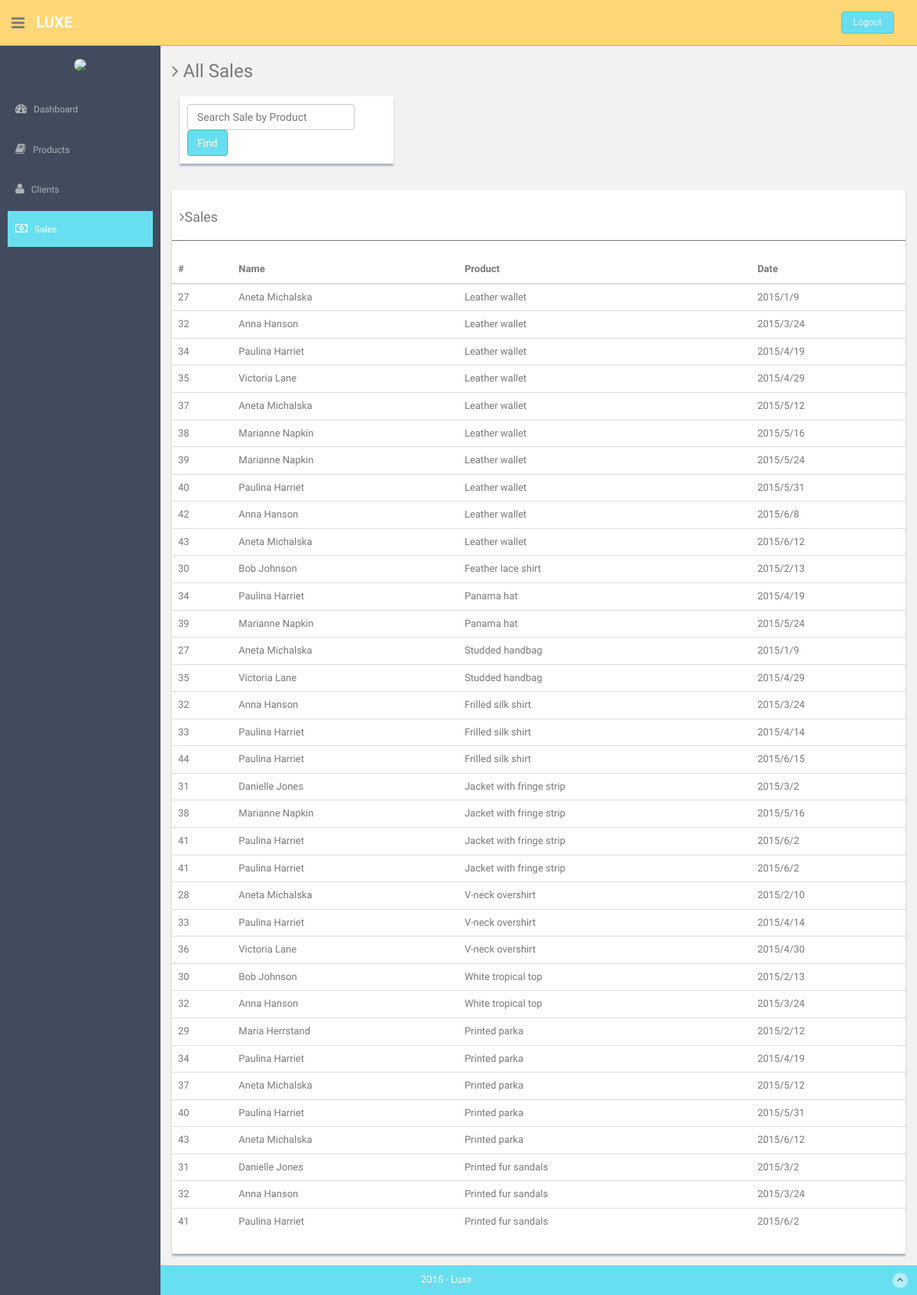
Page /sales.php (signed in) on the committed database.
### tables this page shows
CREATE TABLE `Clients` (
  `ClientId` int(4) NOT NULL AUTO_INCREMENT,
  `ClientName` varchar(20) NOT NULL,
  `ClientSurname` varchar(20) NOT NULL,
  `ClientMail` varchar(30) NOT NULL,
  `ClientPhone` varchar(11) NOT NULL DEFAULT '',
  `ClientAddress` varchar(30) NOT NULL,
  `ClientBuyRate` double(7,2) NOT NULL,
  `ClientActive` enum('YES','NO') NOT NULL DEFAULT 'YES',
  PRIMARY KEY (`ClientId`),
  KEY `ClientId` (`ClientId`)
);

CREATE TABLE `Sales` (
  `SalesId` int(11) NOT NULL AUTO_INCREMENT,
  `IdClient` int(11) NOT NULL,
  `EmployeeID` int(11) NOT NULL,
  `SaleDate` timestamp NULL DEFAULT CURRENT_TIMESTAMP,
  PRIMARY KEY (`SalesId`),
  KEY `SalesId` (`SalesId`),
  KEY `IdClient` (`IdClient`),
  KEY `EmployeeID` (`EmployeeID`),
  CONSTRAINT `Sales_ibfk_1` FOREIGN KEY (`IdClient`) REFERENCES `Clients` (`ClientId`) ON DELETE CASCADE ON UPDATE CASCADE,
  CONSTRAINT `Sales_ibfk_2` FOREIGN KEY (`EmployeeID`) REFERENCES `Employees` (`EmplID`) ON DELETE CASCADE ON UPDATE CASCADE
);

CREATE TABLE `Products` (
  `ProdId` int(4) NOT NULL AUTO_INCREMENT,
  `ProdName` varchar(100) NOT NULL,
  `ProdPrice` decimal(6,2) NOT NULL,
  `ProdUnits` int(2) NOT NULL,
  `ProdActive` enum('YES','NO') NOT NULL DEFAULT 'YES',
  PRIMARY KEY (`ProdId`),
  KEY `ProdId` (`ProdId`),
  KEY `ProdId_2` (`ProdId`)
);

### functions.php (called while the page is built, shortened)
<?php
	function viewSales(){
      $db = Database::connect();
      $db->setAttribute(PDO::ATTR_ERRMODE, PDO::ERRMODE_EXCEPTION);
      $stmt = $db->query('SELECT Sales.SalesId, Clients.ClientName, Clients.ClientSurname, Products.ProdName, YEAR(Sales.SaleDate) as year, MONTH(Sales.SaleDate) as month, DAY(Sales.SaleDate) as day
		FROM Clients, Sales, ProductsBySales, Products
		WHERE Sales.IdClient = Clients.ClientId
		AND Sales.SalesId = ProductsBySales.IdSale
		AND ProductsBySales.IdProduct = Products.ProdId');
      return $stmt;
	}
?>

### sales.php (the view, shortened to what this page needs)
<?php require_once 'functions.php';?>
<!DOCTYPE html>
<html lang="en">
  <head>
    <link href="assets/css/bootstrap.css" rel="stylesheet">
    <link href="assets/font-awesome/css/font-awesome.css" rel="stylesheet" />
    <link href="assets/css/style.css" rel="stylesheet">
    <link href="assets/css/style-responsive.css" rel="stylesheet">
  </head>
  <body>
  <section id="container" >
      <header class="header black-bg">
              <div class="sidebar-toggle-box">
                  <div class="fa fa-bars tooltips" data-placement="right" data-original-title="Toggle Navigation"></div>
              </div>
            <a href="index.php" class="logo"><b>Luxe</b></a>
            <div class="top-menu">
            	<ul class="nav pull-right top-menu">
                    <li><a class="logout" href="login.php">Logout</a></li>
            	</ul>
            </div>
        </header>
      <aside>
          <div id="sidebar"  class="nav-collapse ">
              <ul class="sidebar-menu" id="nav-accordion">
              	  <p class="centered"><img src="assets/img/ui-juan.jpg" class="img-circle" width="60"></p>
                  <li class="mt">
                      <a href="index.php">
                          <i class="fa fa-dashboard"></i>
                          <span>Dashboard</span>
                      </a>
                  </li>
                  <li class="sub-menu">
                      <a href="javascript:;" >
                          <i class="fa fa-book"></i>
                          <span>Products</span>
                      </a>
                  </li>
                  <li class="sub-menu">
                      <a href="javascript:;" >
                          <i class="fa fa-user"></i>
                          <span>Clients</span>
                      </a>
                  </li>
                  <li class="sub-menu">
                      <a class="active" href="sales.php">
                          <i class="fa fa-money"></i>
                          <span>Sales</span>
                      </a>
                  </li>
              </ul>
          </div>
      </aside>
      <section id="main-content">
          <section class="wrapper site-min-height">
          	<h3><i class="fa fa-angle-right"></i> All Sales</h3>
				<div class="row">
					<div class="col-md-4">
						<div class="form-panel">
							<form class="form-inline">
								<div class="form-group">
									<input type="text" class="form-control" name="saleSomething" id="saleSomething" placeholder="Search Sale by Product">
								</div>
								<span id="saleFinder" class="btn btn-theme">Find</span>
							</form>
						</div>
					</div>
				</div>
          	<div class="row mt">
          		<div class="col-md-12">
	                  	  <div class="content-panel">
	                  	  	  <h4><i class="fa fa-angle-right"></i>Sales</h4>
	                  	  	  <hr>
		                      <table class="table table-hover">
                              <thead>
                                 <tr>
                                    <th>#</th>
                                    <th>Name</th>
                                    <th>Product</th>
                                    <th>Date</th>
                                 </tr>
                              </thead>
                              <tbody>
                                 <?php
                                    $results = viewSales();
                                    if($results -> rowCount()<=0){
                                       echo '<tr><td>No clients available</td></tr>';
                                    }else{
                                       foreach ($results as $row) {
                                          echo '<tr>';
                                          echo '<td>'.$row['SalesId']. '</td>';
                                          echo '<td>'.$row['ClientName'].' '.$row['ClientSurname'].'</td>';
                                          echo '<td>'.$row['ProdName'].'</td>';
                                          echo '<td>'.$row['year'].'/'.$row['month'].'/'.$row['day'].'</td>';
                                          echo '</tr>';
                                       }
                                    }
                                 ?>
                              </tbody>
                            </table>
	                  	  </div>
	            </div>
          	</div>
		</section>
      </section>
      <footer class="site-footer">
          <div class="text-center">
              2015 - Luxe
              <a href="clients.php#" class="go-top">
                  <i class="fa fa-angle-up"></i>
              </a>
          </div>
      </footer>
  </section>
  </body>
</html>

### assets/css/style.css (style rules this page uses)
body { color: #797979; background: #f2f2f2; font-family: 'Ruda', sans-serif; padding: 0px !important; margin: 0px !important; font-size:13px; }
ul li { list-style: none; }
a, a:hover, a:focus { text-decoration: none; outline: none; }
#container { width: 100%; height: 100%; }
.btn-theme { color: #fff; background-color: #68dff0; border-color: #48bcb4; }
hr { margin-top: 20px; margin-bottom: 20px; border: 0; border-top: 1px solid #797979; }
.centered { text-align: center; }
.mt { margin-top: 25px; }
ul.top-menu > li > .logout { color: #f2f2f2; font-size: 12px; border-radius: 4px; -webkit-border-radius: 4px; border: 1px solid #64c3c2 !important; padding: 5px 15px; margin-right: 15px; background: #68dff0; margin-top: 15px; }
#sidebar { width: 210px; height: 100%; position: fixed; background: #424a5d; }
#sidebar ul li { position: relative; }
ul.sidebar-menu , ul.sidebar-menu li ul.sub { margin: -2px 0 0; padding: 0; }
ul.sidebar-menu { margin-top: 75px; }
ul.sidebar-menu li { margin-bottom: 5px; margin-left:10px; margin-right:10px; }
ul.sidebar-menu li.sub-menu { line-height: 15px; }
ul.sidebar-menu li a span { display: inline-block; }
ul.sidebar-menu li a { color: #aeb2b7; text-decoration: none; display: block; padding: 15px 0 15px 10px; font-size: 12px; outline: none; -webkit-transition: all 0.3s ease; -moz-transition: all 0.3s ease; -o-transition: all 0.3s ease; -ms-transition: all 0.3s ease; transition: all 0.3s ease; }
ul.sidebar-menu li a.active, ul.sidebar-menu li a:hover, ul.sidebar-menu li a:focus { background: #68dff0; color: #fff; display: block; -webkit-transition: all 0.3s ease; -moz-transition: all 0.3s ease; -o-transition: all 0.3s ease; -ms-transition: all 0.3s ease; transition: all 0.3s ease; }
ul.sidebar-menu li a i { font-size: 15px; padding-right: 6px; }
ul.sidebar-menu li a.active i { color: #fff; }
#main-content { margin-left: 210px; }
.header, .footer { min-height: 60px; padding: 0 15px; }
.header { position: fixed; left: 0; right: 0; z-index: 1002; }
.black-bg { background: #ffd777; border-bottom: 1px solid #c9aa5f; }
.wrapper { display: inline-block; margin-top: 60px; padding-left: 15px; padding-right: 15px; padding-bottom: 15px; padding-top: 0px; width: 100%; }
a.logo { font-size: 20px; color: #ffffff; float: left; margin-top: 15px; text-transform: uppercase; }
a.logo b { font-weight: 900; }
#top_menu .nav > li, ul.top-menu > li { float: left; }
ul.top-menu > li > a { color: #666666; font-size: 16px; border-radius: 4px; -webkit-border-radius: 4px; border:1px solid #666666 !important; padding: 2px 6px; margin-right: 15px; }
.sidebar-toggle-box { float: left; padding-right: 15px; margin-top: 20px; }
.sidebar-toggle-box .fa-bars { cursor: pointer; display: inline-block; font-size: 20px; }
.content-panel { background: #ffffff; box-shadow: 0px 3px 2px #aab2bd; padding-top: 15px; padding-bottom: 5px; }
.content-panel h4 { margin-left: 10px; }
.form-panel { background: #ffffff; margin: 10px; padding: 10px; box-shadow: 0px 3px 2px #aab2bd; text-align: left; }
.site-footer { background: #68dff0; color: #fff; padding: 10px 0; }
.go-top { margin-right: 1%; float: right; background: rgba(255,255,255,.5); width: 20px; height: 20px; border-radius: 50%; -webkit-border-radius: 50%; }
.go-top i { color: #2A3542; }
.site-min-height { min-height: 900px; }

### rows in the picture
clients: sales.SalesId "27", ClientName "Aneta", ClientSurname "Michalska", products.ProdName "Leather wallet", year "2015", month "1", day "9", sales.SalesId "37", month "5", day "12", sales.SalesId "43", month "6", products.ProdName "Studded handbag", sales.SalesId "28", products.ProdName "V-neck overshirt", month "2", day "10", products.ProdName "Printed parka"
clients: sales.SalesId "32", ClientName "Anna", ClientSurname "Hanson", products.ProdName "Leather wallet", year "2015", month "3", day "24", sales.SalesId "42", month "6", day "8", products.ProdName "Frilled silk shirt", products.ProdName "White tropical top", products.ProdName "Printed fur sandals"
clients: sales.SalesId "34", ClientName "Paulina", ClientSurname "Harriet", products.ProdName "Leather wallet", year "2015", month "4", day "19", sales.SalesId "40", month "5", day "31", products.ProdName "Panama hat", sales.SalesId "33", products.ProdName "Frilled silk shirt", day "14", sales.SalesId "44", month "6", day "15", sales.SalesId "41", products.ProdName "Jacket with fringe strip", day "2", products.ProdName "V-neck overshirt", products.ProdName "Printed parka", products.ProdName "Printed fur sandals"
clients: sales.SalesId "35", ClientName "Victoria", ClientSurname "Lane", products.ProdName "Leather wallet", year "2015", month "4", day "29", products.ProdName "Studded handbag", sales.SalesId "36", products.ProdName "V-neck overshirt", day "30"
clients: sales.SalesId "38", ClientName "Marianne", ClientSurname "Napkin", products.ProdName "Leather wallet", year "2015", month "5", day "16", sales.SalesId "39", day "24", products.ProdName "Panama hat", products.ProdName "Jacket with fringe strip"
clients: sales.SalesId "30", ClientName "Bob", ClientSurname "Johnson", products.ProdName "Feather lace shirt", year "2015", month "2", day "13", products.ProdName "White tropical top"
clients: sales.SalesId "31", ClientName "Danielle", ClientSurname "Jones", products.ProdName "Jacket with fringe strip", year "2015", month "3", day "2", products.ProdName "Printed fur sandals"
clients: sales.SalesId "29", ClientName "Maria", ClientSurname "Herrstand", products.ProdName "Printed parka", year "2015", month "2", day "12"
